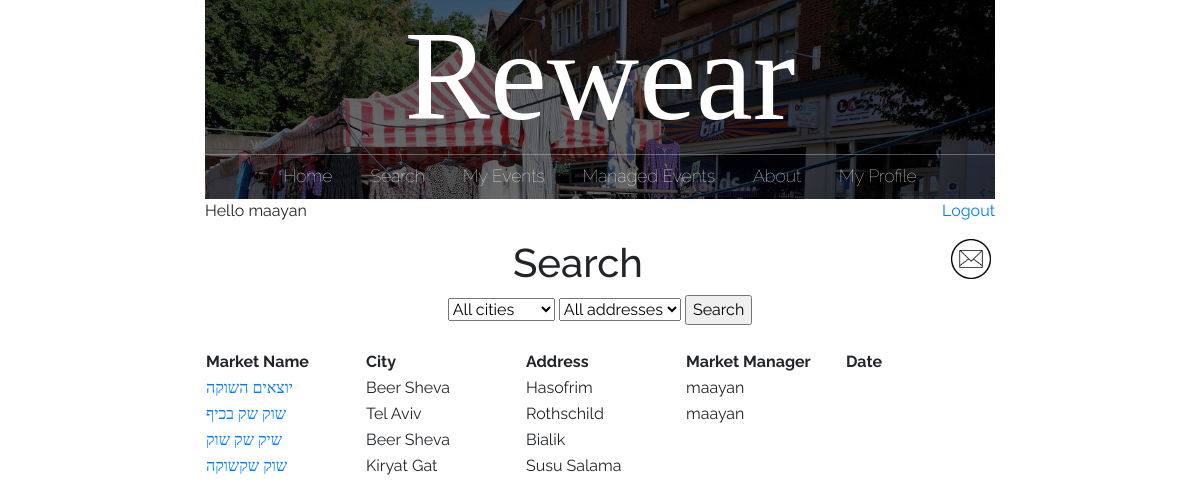
The page /search_page/ (signed in) on the database its author committed.
### main/models.py (models this page shows, shortened)
class market(models.Model):
    id = models.AutoField(primary_key=True)
    name = models.CharField(max_length=200, blank=True)
    city = models.CharField(max_length=200, blank=True)
    address = models.CharField(max_length=200, blank=True)
    facebook = models.CharField(max_length=200, default='', blank=True)
    description = models.CharField(max_length=200, default='', blank=True)
    google_location = models.CharField(max_length=1000, default='', blank=True)
    market_manager = models.CharField(max_length=200, default='', blank=True)
    date = models.CharField(max_length=200, default='', blank=True)
    status = models.CharField(max_length=200, default='', blank=True)
    rating = models.CharField(max_length=200, default='', blank=True)
    shirt = models.IntegerField(default=0, blank=True)
    pants = models.IntegerField(default=0, blank=True)
    shoes = models.IntegerField(default=0, blank=True)
    hat = models.IntegerField(default=0, blank=True)
    gloves = models.IntegerField(default=0, blank=True)
    scarf = models.IntegerField(default=0, blank=True)
    jacket = models.IntegerField(default=0, blank=True)
    other = models.IntegerField(default=0, blank=True)
    class Meta:
        app_label = 'main'

### main/views.py (the view)
# urls.py: path("search_page/", views.search_page, name="search"),
def search_page(response):
    markets = market.objects.all()
    new_mail = new_messages(response.user.username)
    return render(response, "main/search.html", {'markets': markets, 'search': markets, 'new_mail': new_mail})

### main/views.py (called while the page is built)
def new_messages(username):
    try:
        messages = Message.objects.filter(recipient=User.objects.filter(username=username)[0])
        for m in messages:
            if not m.is_read:
                return True
        return False
    except:
        return False

### main/templates/main/search.html (shortened to what this page needs)
{% extends 'main/base.html' %}
{% load crispy_forms_tags %}
{% block content %}
<center><h1>Search</h1>
<form method="post" action='/search/'>
	<select name="city" id="city-select" onchange="updateAddressOptions()">
		<option value="All">All cities</option>
	</select>
	<select name="address" id="address-select" onchange="updateCityOptions()">
		<option value="All">All addresses</option>
	</select>
	<input type="submit" value="Search">
</form>
<br />
		<table>
			<tr>
				<th>
					Market Name
				</th>
				<th>
					City
				</th>
				<th>
					Address
				</th>
				<th>
					Market Manager
				</th>
				<th>
					Date
				</th>
			{% for market in search %}
			<tr>
				<td>
					<a href="/market_page/{{market.id}}/">{{market.name}}</a>
				</td>
				<td>
					{{market.city}}
				</td>
				<td>
					{{market.address}}
				</td>
				<td>
					{{market.market_manager}}
				</td>
				<td>
				</td>
			</tr>
			{% endfor %}
		</table>
</center>
{% endblock %}

### main/templates/main/base.html (shortened to what this page needs)
{% load static %}
<!doctype html>
<html>
	<head>
		<link rel="stylesheet" href="https://stackpath.bootstrapcdn.com/bootstrap/4.3.1/css/bootstrap.min.css">
		<link rel="stylesheet" href="{% static 'css/styles.css' %}">
	</head>
	<body>
	<div id = "content", name = "content">
		<div class="row justify-content-center">
			<div class="col-8">
			<center>
					<header class="main-header">
						<h1 class="header-name header-name-large">Rewear</h1>
						<nav class="nav main-nav">
							<ul>
								<li><a href="/">Home</a></li>
								{% if user.is_authenticated %}
									<li><a href="/search_page/">Search</a></li>
									<li><a href="/my_events/{{request.user.id}}">My Events</a></li>
								{% endif %}
								{% if user.groups.all.0.name == 'eventManager' %}
									<li><a href="/managed_events/{{request.user.id}}">Managed Events</a></li>
								{% endif %}
								<li><a href="/about/">About</a></li>
								{% if user.is_authenticated and user.is_superuser %}
									<li><a href="/submissions/">Submissions
									<!--<div style="display: inline-block;">
										<div style="border-radius: 50%; width: 10px; height: 10px; padding: 2px; border: solid; border-color: red;"></div>
									</div>-->
									</a></li>
									<li><a href="/admin/">Administration</a></li>
								{% elif user.is_authenticated and user.is_active%}
								<li><a href="/profile/">My Profile</a></li>
								{% endif %}
							</ul>
						</nav>
					</header>
			</center>
			{% if user.is_authenticated %}
			<p style="text-align:left;">
				<td><left>Hello {{request.user.username}}</left></td>
				<span style="float:right;">
					<td><right><a href="/logout">Logout</a></right></td>
				</span>
			</p>
			<p>
				<span style="float:right;">
					{% if new_mail %}
						<a href="/inbox" style="text-decoration:none">
							<img src='{% static "media/new_mail.png" %}' alt="inbox" height=40px width=40px>&nbsp;
						</a>
					{% else %}
						<a href="/inbox" style="text-decoration:none">
							<img src='{% static "media/mail_icon.png" %}' alt="inbox" height=40px width=40px>&nbsp;
						</a>
					{% endif %}
				</span>
			</p>
			{% endif %}
				{% block content %}
				{% endblock %}
			</div>
		</div>
	</div>
	</body>
</html>

### static/css/styles.css (style rules this page uses)
* { box-sizing: border-box; font-family: Raleway; }
html, body { margin: 0; padding: 0; }
.nav ul { margin: 0; padding: 0; }
.nav li { display: inline; }
.nav a { display: inline-block; padding: .5em; color: white; text-decoration: none; }
.main-nav { text-align: center; font-size: 1.1em; font-weight: lighter; display: inline; }
.main-nav li { padding: 0 1%; }
.main-header { background-color: rgba(0, 0, 0, .6); background-image: url("../media/Header Background.jpeg"); background-blend-mode: multiply; background-size: cover; }
.header-name { text-align: center; margin: 0; font-size: 4em; font-family: "Arvo"; font-weight: normal; color: white; border-bottom: 1px solid rgba(255, 255, 255, .3) }
.header-name-large { font-size: 8em; }

### rows shown on the page
market: name "יוצאים השוקה", city "Beer Sheva", address "Hasofrim", market_manager "maayan"
market: name "שוק שק בכיף", city "Tel Aviv", address "Rothschild", market_manager "maayan"
market: name "שיק שק שוק", city "Beer Sheva", address "Bialik"
market: name "שוק שקשוקה", city "Kiryat Gat", address "Susu Salama"

### other values the page prints
{{ request.user.username }} "maayan"
